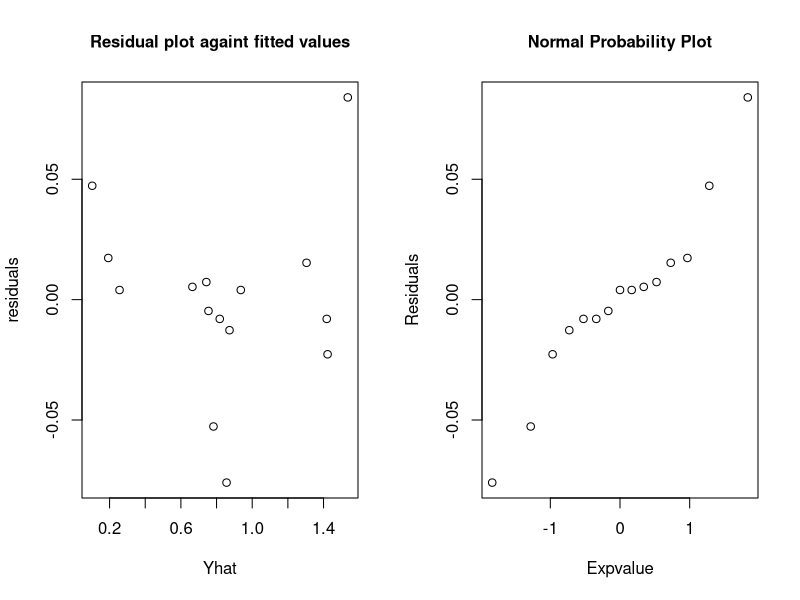
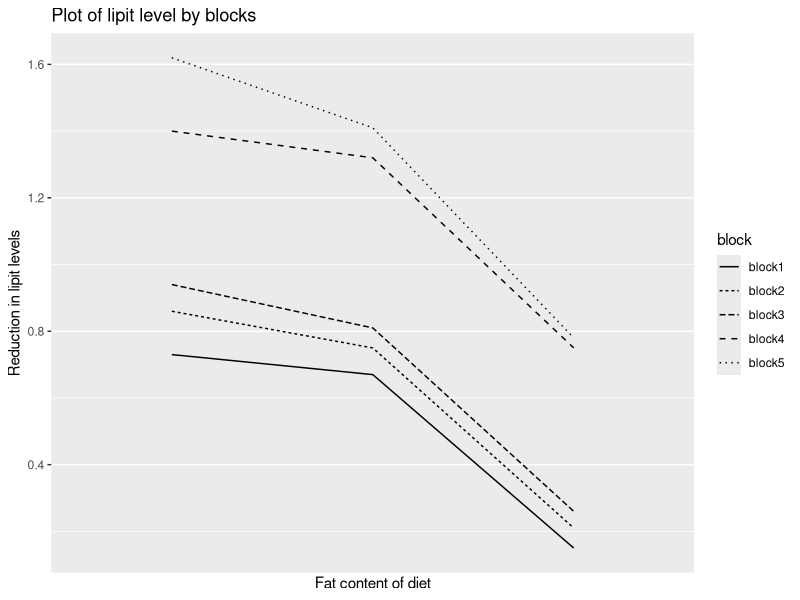
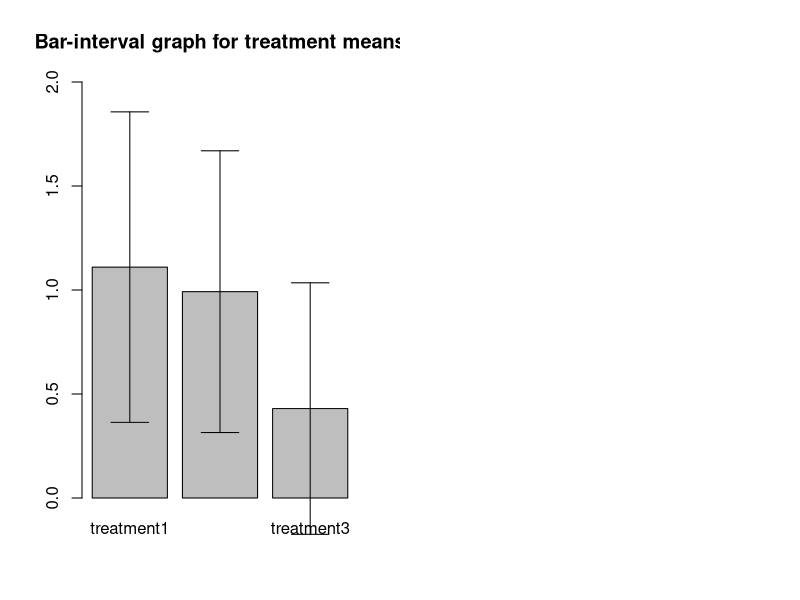

These charts were generated, in order, by the following R code:
## ---- chunk 1
library(gplots)
library(ggplot2)
## ---- chunk 2
Yhat = c(0.7827, 0.6647, 0.1027, 0.8727, 0.7547, 0.1927, 0.936, 0.818, 0.256, 1.4227, 1.3047, 0.7427, 1.536, 1.418, 0.856)
res = c(-0.0527, 0.0053, 0.0473, -0.0127, -0.0047, 0.0173, 0.004, -0.008, 0.004, -0.0227, 0.0153, 0.0073, 0.084, -0.008, -0.076)
par(mfrow = c(1,2))
plot(Yhat, res, main = "Residual plot againt fitted values", xlab = "Yhat", ylab = "residuals", cex.main = 1)
qqnorm(res, main = "Normal Probability Plot", xlab = "Expvalue", ylab = "Residuals", cex.main = 1)
## ---- chunk 3
df = data.frame(x=rep(1:3, 5), val=c(0.73, 0.67, 0.15, 0.86, 0.75, 0.21, 0.94, 0.81, 0.26, 1.4, 1.32, 0.75, 1.62, 1.41, 0.78), block=rep(paste0("block", 1:5), each=3))
ggplot(data = df, aes(x, val)) + geom_line(aes(linetype=block)) +
  scale_x_discrete(breaks=c("1","2","3"), labels=c("Extremely Low", "Fairly Low", "Moderately Low")) +
  ggtitle("Plot of lipit level by blocks") +
  xlab("Fat content of diet") +
  ylab("Reduction in lipit levels")
## ---- chunk 4
Yij = c(0.73, 0.67, 0.15, 0.86, 0.75, 0.21, 0.94, 0.81, 0.26, 1.4, 1.32, 0.75, 1.62, 1.41, 0.78)
Yhat = 0.844
SSTO =sum((Yij-Yhat)^2)
rho = c(-0.3273, -0.2372, -0.174, 0.3127, 0.426)
SSBL = 3*sum(rho^2)
tau = c(0.266, 0.148, -0.414)
SSTR = 5*sum(tau^2)
Dhat = (sum(Yij*(rep(rho, each = 3))*(rep(tau, 5))))/((SSBL/3)*(SSTR/5))
SSBLTR_star = sum((Dhat*(rep(rho, each = 3))*(rep(tau, 5)))^2)
SSRem_star = SSTO - SSBL - SSTR - SSBLTR_star
F_star = (SSBLTR_star/1)/(SSRem_star/7)
threshold = qf(0.99, 1, 7)
pVal = 1-pf(F_star, 1, 7)
## ---- chunk 5
SSE = SSTO - SSBL - SSTR
anovaTable = data.frame(c("Block", "Treatment", "Error", "Total"), c(4, 2, 8, 14), c(1.4188, 1.3203, 0.0195, 2.7586), c(c(1.4188, 1.3203, 0.0195)/c(4, 2, 8), NA))
names(anovaTable) = c("Source", "df", "SS", "MS")
library("knitr")
kable(anovaTable)
## ---- chunk 6
x = data.frame(t(matrix(Yij, 3,5)))
names(x) = c("treatment1", "treatment2", "treatment3")
treatment_mean = sapply(x, mean)
treatment_sd = sapply(x, sd)
upper = treatment_mean+ 1.96*treatment_sd
lower = treatment_mean- 1.96*treatment_sd
barplot2(treatment_mean, plot.ci = TRUE, ci.u = upper, ci.l = lower, ylim = c(0,2), main = "Bar-interval graph for treatment means")
